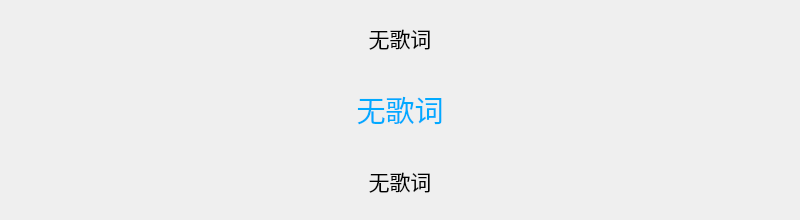
<?xml version="1.0" encoding="UTF-8"?>
<ui version="4.0">
 <class>ShowPlayWord</class>
 <widget class="QWidget" name="ShowPlayWord">
  <property name="geometry">
   <rect>
    <x>0</x>
    <y>0</y>
    <width>800</width>
    <height>220</height>
   </rect>
  </property>
  <property name="minimumSize">
   <size>
    <width>800</width>
    <height>220</height>
   </size>
  </property>
  <property name="maximumSize">
   <size>
    <width>800</width>
    <height>220</height>
   </size>
  </property>
  <property name="font">
   <font>
    <pointsize>11</pointsize>
   </font>
  </property>
  <property name="windowTitle">
   <string>Form</string>
  </property>
  <layout class="QGridLayout" name="gridLayout">
   <item row="0" column="0">
    <widget class="QLabel" name="label_previous">
     <property name="maximumSize">
      <size>
       <width>16777215</width>
       <height>55</height>
      </size>
     </property>
     <property name="font">
      <font>
       <pointsize>16</pointsize>
      </font>
     </property>
     <property name="text">
      <string>&lt;html&gt;&lt;head/&gt;&lt;body&gt;&lt;p align=&quot;center&quot;&gt;无歌词&lt;/p&gt;&lt;/body&gt;&lt;/html&gt;</string>
     </property>
     <property name="alignment">
      <set>Qt::AlignCenter</set>
     </property>
    </widget>
   </item>
   <item row="1" column="0">
    <widget class="QLabel" name="label_current">
     <property name="minimumSize">
      <size>
       <width>0</width>
       <height>70</height>
      </size>
     </property>
     <property name="maximumSize">
      <size>
       <width>16777215</width>
       <height>80</height>
      </size>
     </property>
     <property name="font">
      <font>
       <pointsize>22</pointsize>
      </font>
     </property>
     <property name="styleSheet">
      <string notr="true">color: rgb(0, 170, 255);</string>
     </property>
     <property name="text">
      <string>&lt;html&gt;&lt;head/&gt;&lt;body&gt;&lt;p align=&quot;center&quot;&gt;无歌词&lt;/p&gt;&lt;/body&gt;&lt;/html&gt;</string>
     </property>
     <property name="alignment">
      <set>Qt::AlignCenter</set>
     </property>
    </widget>
   </item>
   <item row="2" column="0">
    <widget class="QLabel" name="label_next">
     <property name="maximumSize">
      <size>
       <width>16777215</width>
       <height>55</height>
      </size>
     </property>
     <property name="font">
      <font>
       <pointsize>16</pointsize>
      </font>
     </property>
     <property name="text">
      <string>&lt;html&gt;&lt;head/&gt;&lt;body&gt;&lt;p align=&quot;center&quot;&gt;无歌词&lt;/p&gt;&lt;/body&gt;&lt;/html&gt;</string>
     </property>
     <property name="alignment">
      <set>Qt::AlignCenter</set>
     </property>
    </widget>
   </item>
  </layout>
 </widget>
 <resources/>
 <connections/>
</ui>
